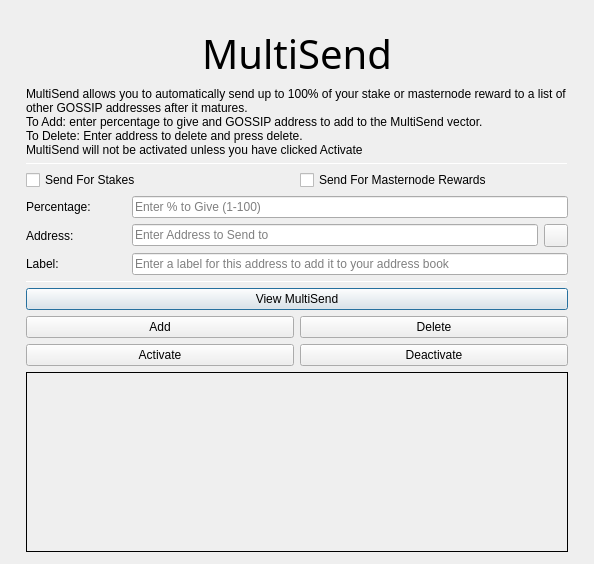
<?xml version="1.0" encoding="UTF-8"?>
<ui version="4.0">
 <class>MultiSendDialog</class>
 <widget class="QDialog" name="MultiSendDialog">
  <property name="windowModality">
   <enum>Qt::NonModal</enum>
  </property>
  <property name="geometry">
   <rect>
    <x>0</x>
    <y>0</y>
    <width>594</width>
    <height>526</height>
   </rect>
  </property>
  <property name="windowTitle">
   <string>MultiSend</string>
  </property>
  <layout class="QVBoxLayout" name="verticalLayout" stretch="0">
   <property name="leftMargin">
    <number>6</number>
   </property>
   <property name="topMargin">
    <number>6</number>
   </property>
   <property name="rightMargin">
    <number>6</number>
   </property>
   <property name="bottomMargin">
    <number>6</number>
   </property>
   <item>
    <layout class="QVBoxLayout" name="verticalLayout_Main" stretch="0,1,1,1,0,1,1,1">
     <property name="leftMargin">
      <number>20</number>
     </property>
     <property name="topMargin">
      <number>20</number>
     </property>
     <property name="rightMargin">
      <number>20</number>
     </property>
     <property name="bottomMargin">
      <number>20</number>
     </property>
     <item>
      <widget class="QLabel" name="multiSendHeader">
       <property name="font">
        <font>
         <family>Hind</family>
         <pointsize>30</pointsize>
         <weight>50</weight>
         <bold>false</bold>
        </font>
       </property>
       <property name="text">
        <string>MultiSend</string>
       </property>
       <property name="alignment">
        <set>Qt::AlignCenter</set>
       </property>
      </widget>
     </item>
     <item>
      <widget class="QLabel" name="label_2">
       <property name="lineWidth">
        <number>1</number>
       </property>
       <property name="text">
        <string>MultiSend allows you to automatically send up to 100% of your stake or masternode reward to a list of other GOSSIP addresses after it matures.
To Add: enter percentage to give and GOSSIP address to add to the MultiSend vector.
To Delete: Enter address to delete and press delete.
MultiSend will not be activated unless you have clicked Activate</string>
       </property>
       <property name="alignment">
        <set>Qt::AlignLeading|Qt::AlignLeft|Qt::AlignTop</set>
       </property>
       <property name="wordWrap">
        <bool>true</bool>
       </property>
      </widget>
     </item>
     <item>
      <widget class="Line" name="line">
       <property name="minimumSize">
        <size>
         <width>0</width>
         <height>1</height>
        </size>
       </property>
       <property name="maximumSize">
        <size>
         <width>16777215</width>
         <height>1</height>
        </size>
       </property>
       <property name="orientation">
        <enum>Qt::Horizontal</enum>
       </property>
      </widget>
     </item>
     <item>
      <layout class="QVBoxLayout" name="verticalLayout_Settings">
       <item>
        <layout class="QHBoxLayout" name="horizontalLayout">
         <item>
          <widget class="QCheckBox" name="multiSendStakeCheckBox">
           <property name="text">
            <string>Send For Stakes</string>
           </property>
          </widget>
         </item>
         <item>
          <widget class="QCheckBox" name="multiSendMasternodeCheckBox">
           <property name="text">
            <string>Send For Masternode Rewards</string>
           </property>
          </widget>
         </item>
        </layout>
       </item>
       <item>
        <layout class="QHBoxLayout" name="horizontalLayout_6">
         <item>
          <widget class="QLabel" name="label">
           <property name="minimumSize">
            <size>
             <width>100</width>
             <height>0</height>
            </size>
           </property>
           <property name="toolTip">
            <string>Percentage of stake to send</string>
           </property>
           <property name="text">
            <string>Percentage:</string>
           </property>
          </widget>
         </item>
         <item>
          <widget class="QLineEdit" name="multiSendPercentEdit">
           <property name="toolTip">
            <string>Enter whole numbers 1 - 100</string>
           </property>
           <property name="placeholderText">
            <string>Enter % to Give (1-100)</string>
           </property>
          </widget>
         </item>
        </layout>
       </item>
       <item>
        <layout class="QHBoxLayout" name="horizontalLayout_7">
         <item>
          <widget class="QLabel" name="label_5">
           <property name="minimumSize">
            <size>
             <width>100</width>
             <height>0</height>
            </size>
           </property>
           <property name="toolTip">
            <string>Address to send portion of stake to</string>
           </property>
           <property name="text">
            <string>Address:</string>
           </property>
          </widget>
         </item>
         <item>
          <widget class="QLineEdit" name="multiSendAddressEdit">
           <property name="toolTip">
            <string/>
           </property>
           <property name="placeholderText">
            <string>Enter Address to Send to</string>
           </property>
          </widget>
         </item>
         <item>
          <widget class="QToolButton" name="addressBookButton">
           <property name="maximumSize">
            <size>
             <width>16777215</width>
             <height>32</height>
            </size>
           </property>
           <property name="toolTip">
            <string>Choose an address from the address book</string>
           </property>
           <property name="text">
            <string/>
           </property>
           <property name="icon">
            <iconset resource="../gossip.qrc">
             <normaloff>:/icons/address-book</normaloff>:/icons/address-book</iconset>
           </property>
           <property name="shortcut">
            <string>Alt+A</string>
           </property>
          </widget>
         </item>
        </layout>
       </item>
      </layout>
     </item>
     <item>
      <layout class="QHBoxLayout" name="horizontalLayout_3">
       <item>
        <widget class="QLabel" name="label_3">
         <property name="minimumSize">
          <size>
           <width>100</width>
           <height>0</height>
          </size>
         </property>
         <property name="text">
          <string>Label:</string>
         </property>
        </widget>
       </item>
       <item>
        <widget class="QLineEdit" name="labelAddressLabelEdit">
         <property name="placeholderText">
          <string>Enter a label for this address to add it to your address book</string>
         </property>
        </widget>
       </item>
      </layout>
     </item>
     <item>
      <widget class="Line" name="line_2">
       <property name="minimumSize">
        <size>
         <width>0</width>
         <height>1</height>
        </size>
       </property>
       <property name="maximumSize">
        <size>
         <width>16777215</width>
         <height>1</height>
        </size>
       </property>
       <property name="orientation">
        <enum>Qt::Horizontal</enum>
       </property>
      </widget>
     </item>
     <item>
      <layout class="QVBoxLayout" name="verticalLayout_Buttons">
       <item>
        <layout class="QHBoxLayout" name="horizontalLayout_4">
         <item>
          <widget class="QPushButton" name="viewButton">
           <property name="toolTip">
            <string/>
           </property>
           <property name="statusTip">
            <string>View MultiSend Vector</string>
           </property>
           <property name="text">
            <string>View MultiSend</string>
           </property>
          </widget>
         </item>
        </layout>
       </item>
       <item>
        <layout class="QHBoxLayout" name="horizontalLayout_2">
         <item>
          <widget class="QPushButton" name="addButton">
           <property name="toolTip">
            <string/>
           </property>
           <property name="statusTip">
            <string>Add to MultiSend Vector</string>
           </property>
           <property name="text">
            <string>Add</string>
           </property>
          </widget>
         </item>
         <item>
          <widget class="QPushButton" name="deleteButton">
           <property name="toolTip">
            <string/>
           </property>
           <property name="statusTip">
            <string>Delete Address From MultiSend Vector</string>
           </property>
           <property name="text">
            <string>Delete</string>
           </property>
          </widget>
         </item>
        </layout>
       </item>
       <item>
        <layout class="QHBoxLayout" name="horizontalLayout_5">
         <item>
          <widget class="QPushButton" name="activateButton">
           <property name="statusTip">
            <string>Activate MultiSend</string>
           </property>
           <property name="text">
            <string>Activate</string>
           </property>
          </widget>
         </item>
         <item>
          <widget class="QPushButton" name="disableButton">
           <property name="statusTip">
            <string>Deactivate MultiSend</string>
           </property>
           <property name="text">
            <string>Deactivate</string>
           </property>
          </widget>
         </item>
        </layout>
       </item>
      </layout>
     </item>
     <item>
      <widget class="QLabel" name="message">
       <property name="minimumSize">
        <size>
         <width>0</width>
         <height>180</height>
        </size>
       </property>
       <property name="frameShape">
        <enum>QFrame::Panel</enum>
       </property>
       <property name="frameShadow">
        <enum>QFrame::Plain</enum>
       </property>
       <property name="lineWidth">
        <number>1</number>
       </property>
       <property name="midLineWidth">
        <number>1</number>
       </property>
       <property name="text">
        <string/>
       </property>
       <property name="alignment">
        <set>Qt::AlignLeading|Qt::AlignLeft|Qt::AlignTop</set>
       </property>
       <property name="wordWrap">
        <bool>true</bool>
       </property>
      </widget>
     </item>
    </layout>
   </item>
  </layout>
 </widget>
 <resources>
  <include location="../gossip.qrc"/>
 </resources>
 <connections/>
</ui>
